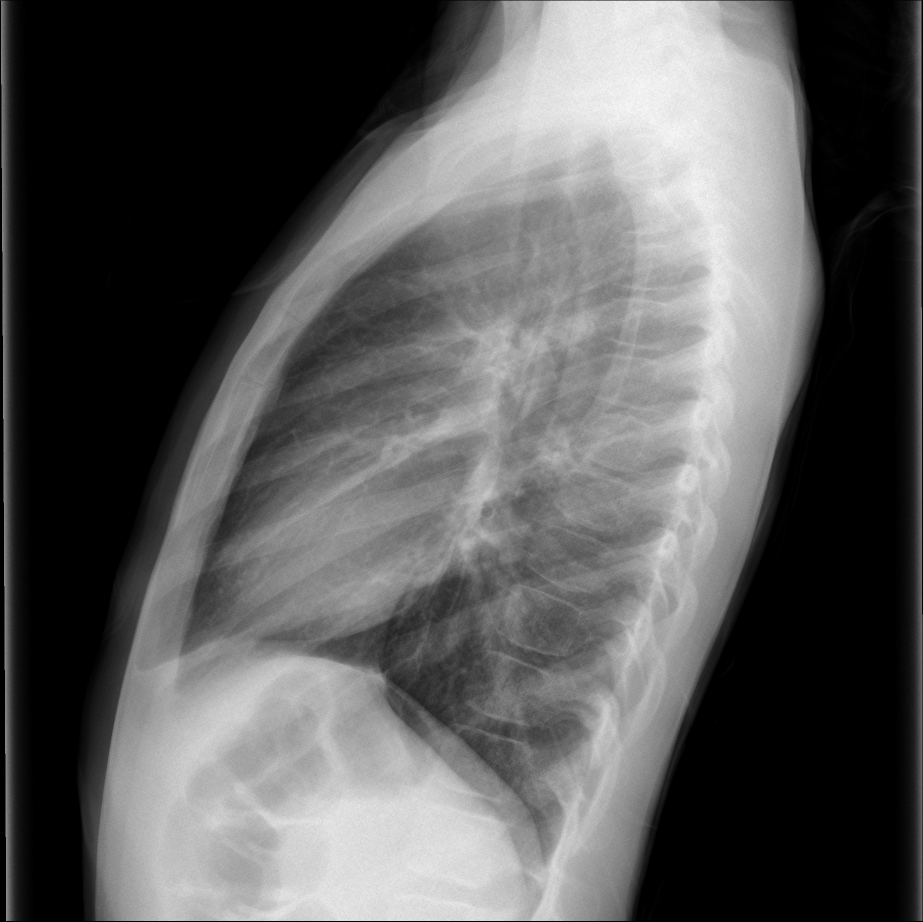
#> input picture datasetsforeverything/126397712012687540784611673197697059691_fp0cu9.png, 1846 x 1843 px, given as the content of the folder /Volumes/90OL67YGN/images, which was not available (shown at 1/2 size)
$ python adjb.py
#> lines starting #> are read from the running program, lines starting #| are printed output that depends on the picture; pictures that were not available may be replaced by others from this repository, and a replacement may not be noted
#> further down, image is the input picture: PIL image 1846x1843 I;16; min 0, max 65519, mean 23132
"""

This Jupyter Notebook will recursively trace out the provided directory, scan for image files, and then invert them. This will NOT create a new copy of the images, so make sure you do that first.

---

Set DIRECTORY_WITH_IMAGES_TO_INVERT to the path where the images are located

For example:

    DIRECTORY_WITH_IMAGES_TO_INVERT = "/Users/akshatchannashetti/Downloads/test"
    - test
        - AP
        - L
        - PA
            - 1.png
            - 2.png


"""

DIRECTORY_WITH_IMAGES_TO_INVERT = "/Volumes/90OL67YGN/images"

import os
from PIL import Image, ImageEnhance
def calculate_brightness(image):

    greyscale_image = image.convert('L')
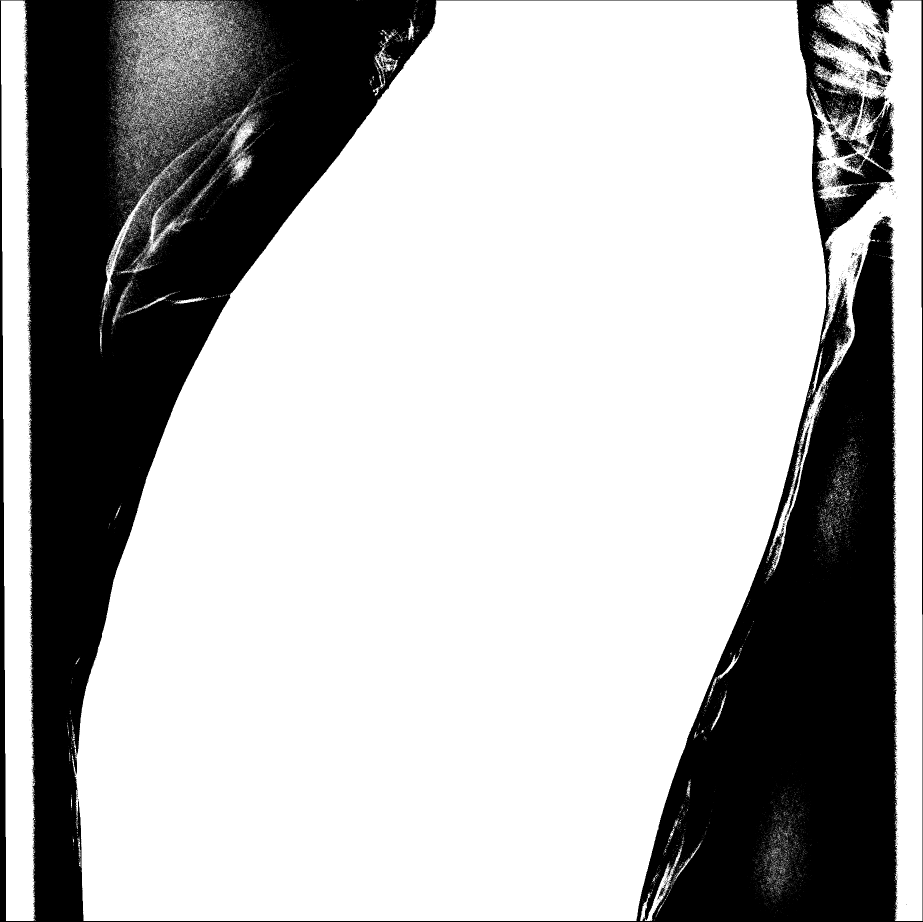
#> greyscale_image: PIL image 1846x1843 L (shown at 1/2 size); min 0, max 255, mean 180.1
    histogram = greyscale_image.histogram()
#> histogram = 256 values, max 2340140 at index 255, min 0 at index 1, mean 13289.8
    pixels = sum(histogram)
#> pixels = 3402178
    brightness = scale = len(histogram)
#> brightness = 256; scale = 256

    for index in range(0, scale):

        ratio = histogram[index] / pixels
        brightness += ratio * (-scale + index)
#> this loop made 256 passes
#> (ratio, brightness) on passes 1 to 3: (0.269, 187.2), (0, 187.2), (0, 187.2)
#> after the loop, brightness = 180.1
    return 1 if brightness == 255 else brightness / scale

def brightness_factor_calculator(brightness_level, brightness_average):
    brightness_factor = brightness_average - brightness_level
    readjustment_factor = 0
    if brightness_factor < 0:
        readjustment_factor = 1 - brightness_factor
    elif brightness_factor > 0:
        readjustment_factor = 1 + brightness_factor
    else:
        readjustment_factor = 1
    return readjustment_factor
"""

Essentially you will calculate the average brightness of all the images in a directory, then you will adjust the brightness of all the images in that directory by that average.

"""

brightness = []
counter = 0

for root, dirs, fileBucket in os.walk(DIRECTORY_WITH_IMAGES_TO_INVERT):
    for file in fileBucket:
        if (file.endswith(".png") or file.endswith(".PNG") or file.endswith(".jpg") or file.endswith(".JPG") or file.endswith(".jpeg") or file.endswith(".JPEG")) and not file.startswith("."):
            print("Calculating brightness for image: " + file)
            image = Image.open(os.path.join(root, file))
            brightness.append(calculate_brightness(image))
            counter += 1

brightness_average = sum(brightness) / counter
#> brightness_average = 0.703

counter = 0


for root, dirs, fileBucket in os.walk(DIRECTORY_WITH_IMAGES_TO_INVERT):
    for file in fileBucket:
        if (file.endswith(".png") or file.endswith(".PNG") or file.endswith(".jpg") or file.endswith(".JPG") or file.endswith(".jpeg") or file.endswith(".JPEG")) and not file.startswith("."):
            image = Image.open(os.path.join(root, file))
            brightness_i = brightness[counter]
#> brightness_i = 0.703
            brightness_factor = brightness_factor_calculator(brightness_i, brightness_average)
#> in brightness_factor_calculator, `brightness_factor = brightness_average - brightness_level`: brightness_factor = 0
#> brightness_factor = 1
            print("Adjusting brightness for image: " + file + " by factor: " + str(brightness_factor))
#| Adjusting brightness for image: 126397712012687540784611673197697059691_fp0cu9.png by factor: 1
#> (the run stopped early here; a loop or call above may not have finished)

$ run again, on datasetsforeverything/216840111366964013451228379692012257110540618_02-006-005.png
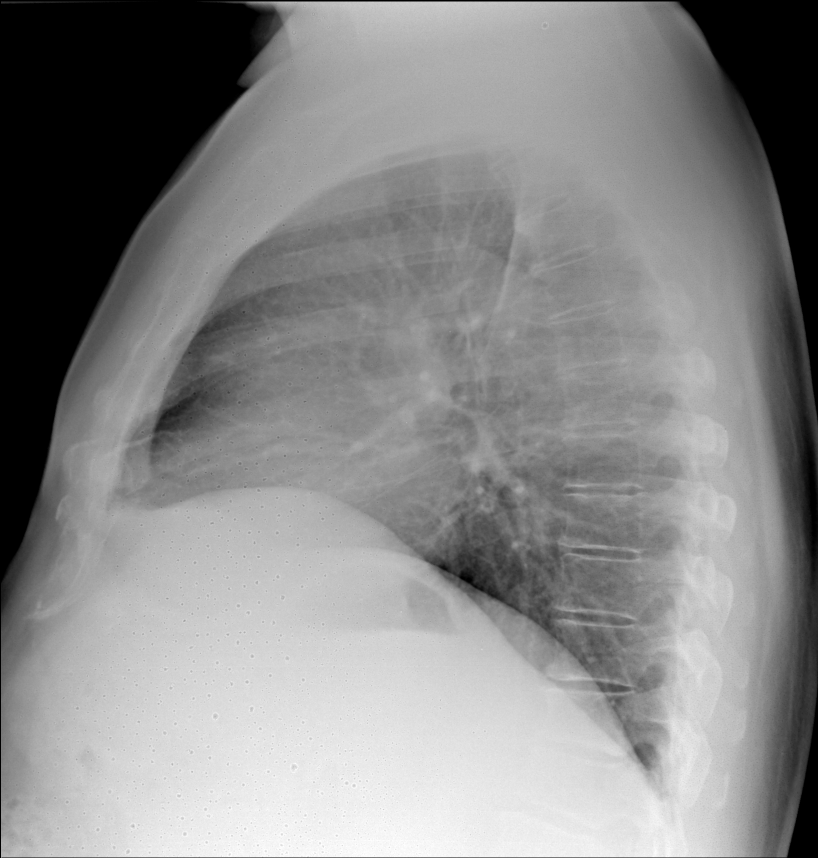
#> input picture datasetsforeverything/216840111366964013451228379692012257110540618_02-006-005.png, 1636 x 1716 px, given as the content of the folder /Volumes/90OL67YGN/images, which was not available (shown at 1/2 size)
#> image is the input picture: PIL image 1636x1716 I;16; min 19, max 65516, mean 35041.5
#> in calculate_brightness, `greyscale_image = image.convert('L')`:
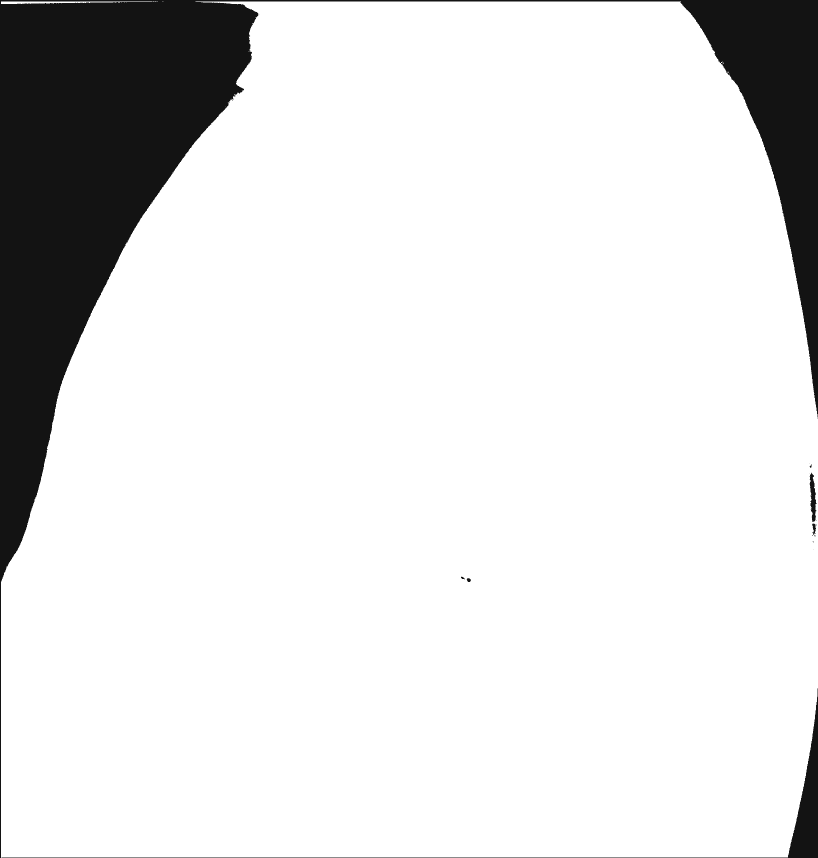
#> greyscale_image: PIL image 1636x1716 L (shown at 1/2 size); min 19, max 255, mean 223.7
#> histogram = 256 values, max 2434920 at index 255, min 0 at index 0, mean 10966.3
#> pixels = 2807376
#> in calculate_brightness, `brightness = scale = len(histogram)`: brightness = 256
#> the loop in calculate_brightness, `for index in range(0, scale): ` made 256 passes
#> (ratio, brightness) on passes 1 to 3: (0, 256), (0, 256), (0, 256)
#> after the loop in calculate_brightness, `for index in range(0, scale):`: brightness = 223.7
#> brightness_average = 0.874
#> in brightness_factor_calculator, `brightness_factor = brightness_average - brightness_level`: brightness_factor = 0
#> `brightness_factor = brightness_factor_calculator(brightness_i, brightn..`: brightness_factor = 1
#| Adjusting brightness for image: 216840111366964013451228379692012257110540618_02-006-005.png by factor: 1

$ run again, on datasetsforeverything/216840111366964014008416513202014153161516671_01-196-149.png
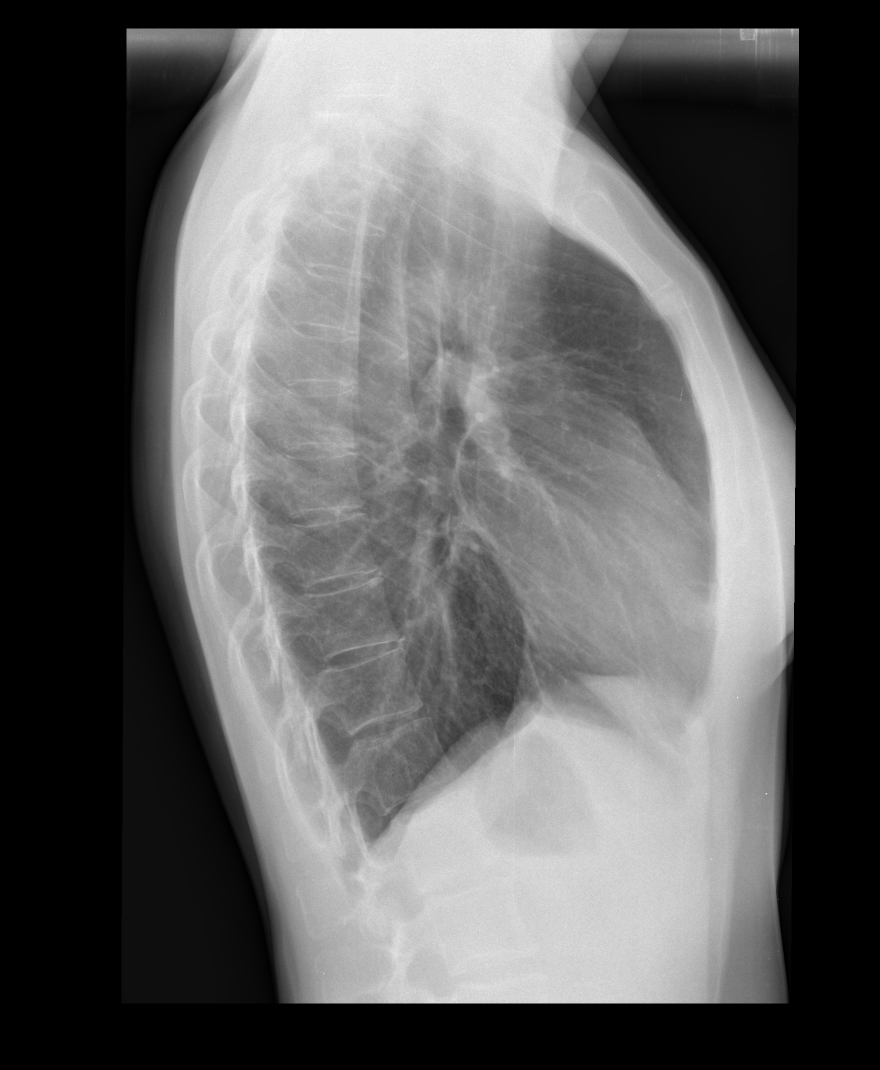
#> input picture datasetsforeverything/216840111366964014008416513202014153161516671_01-196-149.png, 1760 x 2140 px, given as the content of the folder /Volumes/90OL67YGN/images, which was not available (shown at 1/2 size)
#> image is the input picture: PIL image 1760x2140 I;16; min 0, max 65519, mean 24308.9
#> in calculate_brightness, `greyscale_image = image.convert('L')`:
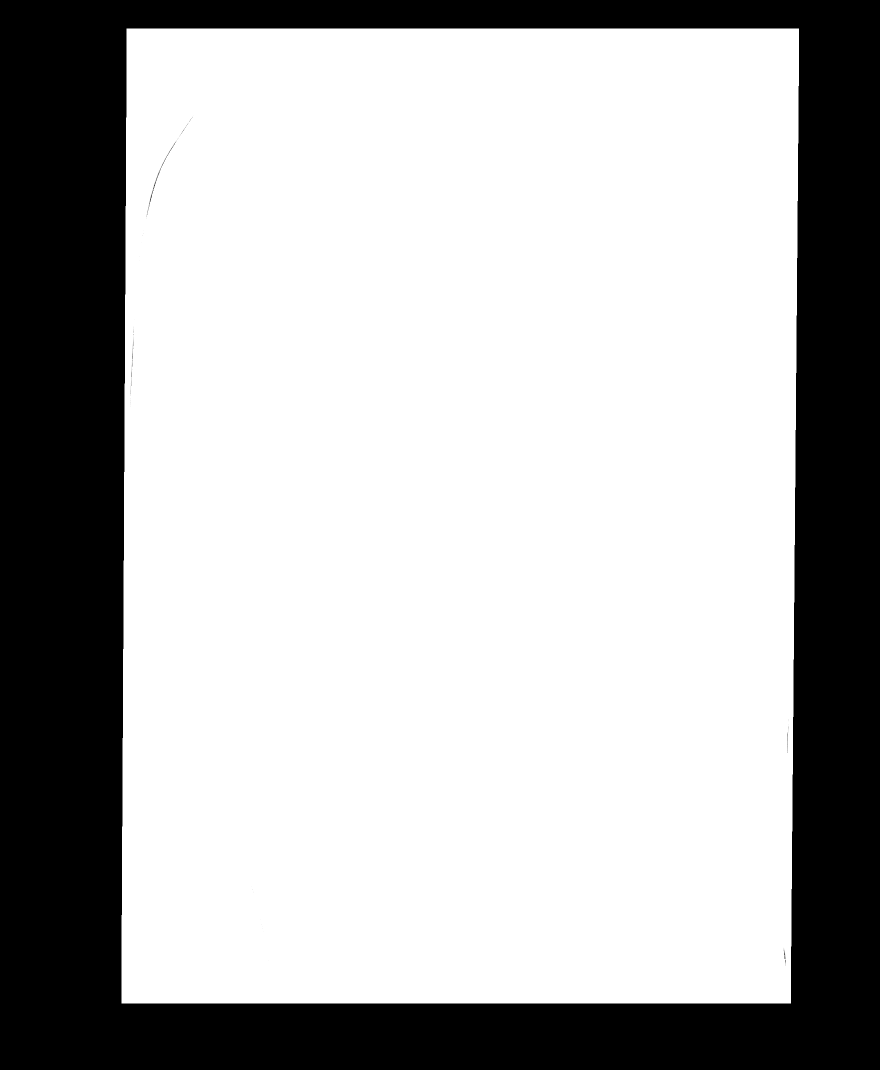
#> greyscale_image: PIL image 1760x2140 L (shown at 1/2 size); min 0, max 255, mean 177.2
#> histogram = 256 values, max 2616202 at index 255, min 0 at index 1, mean 14712.5
#> pixels = 3766400
#> in calculate_brightness, `brightness = scale = len(histogram)`: brightness = 256
#> the loop in calculate_brightness, `for index in range(0, scale): ` made 256 passes
#> ratio on passes 1 to 3: 0.305, 0, 0
#> after the loop in calculate_brightness, `for index in range(0, scale):`: brightness = 177.2
#> brightness_average = 0.692
#> in brightness_factor_calculator, `brightness_factor = brightness_average - brightness_level`: brightness_factor = 0
#> `brightness_factor = brightness_factor_calculator(brightness_i, brightn..`: brightness_factor = 1
#| Adjusting brightness for image: 216840111366964014008416513202014153161516671_01-196-149.png by factor: 1
